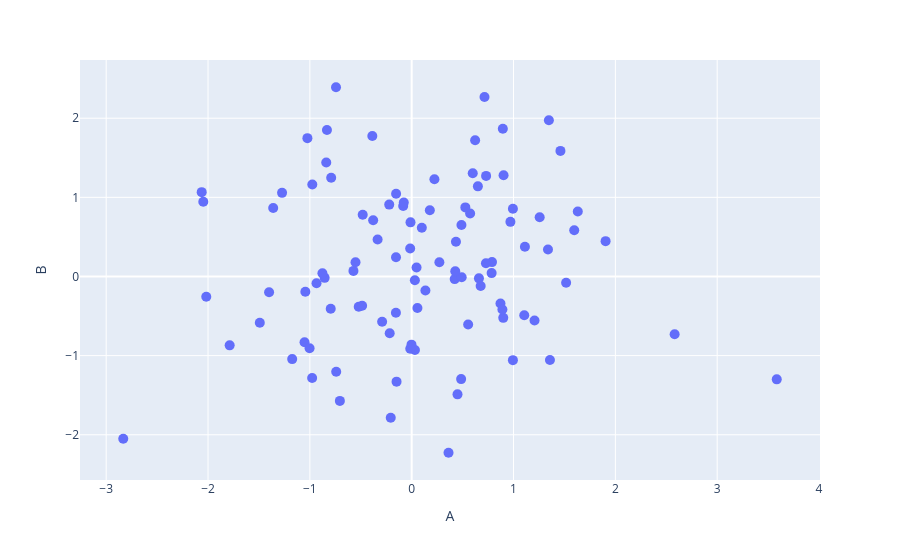

Notebook code cell kept with this figure:
### Code cell
import plotly.express as px

fig = px.scatter(df, x='A', y='B')
fig.update_traces(marker=dict(size=10))
fig.show()
